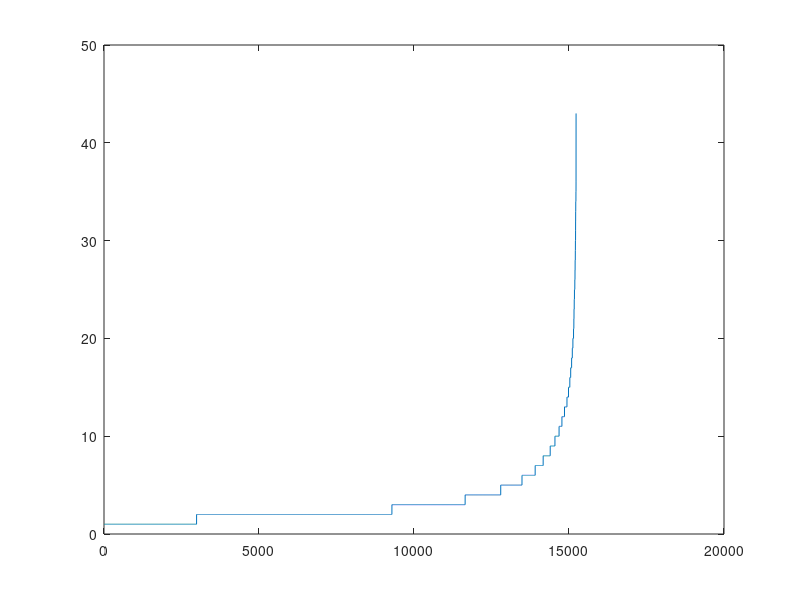

MATLAB code to generate this figure:
% infM = csvread('infmatrix.csv');
infV = csvread('infvalue.csv');

sorted = sort(infV(:, 2));
% cdfplot(sorted);
plot(sorted);

% dis=pdist(infM,'hamming');
% sortedDis = sort(dis)
% plot(sortedDis*62500);
% cdfplot(sortedDis*62500);

% [cidx2,cmeans2] = kmeans(infM,15,'dist','hamming');
% [silh2,h] = silhouette(infM,cidx2,'hamming');

% Z = linkage(Y, 'single');
% T=cluster(Z,cutoff);
